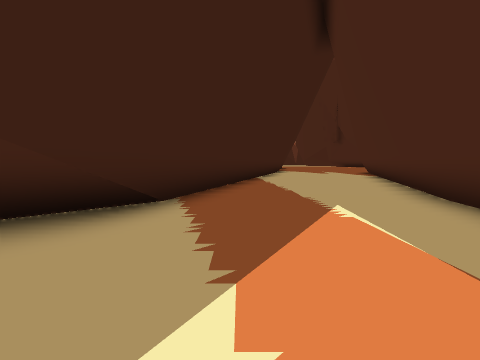
view 1 (above)

16 first-person views from a walk through a scene from a Unity 3-D project. The camera is 1.5 m above the floor, tilts 4° down and sees 85° across. The floor is counted in squares, 2 m on a side. Each view is taken from the middle of a square. On the plan, view 1 faces up. The plan holds only what a view shows up to about 9 squares ahead; the rest is blank. The place goes on beyond the plan. The player is left out.

view 2
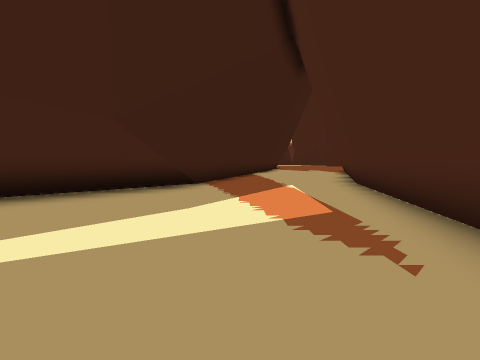

view 3
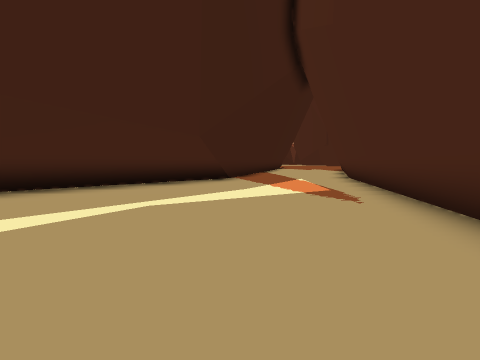

view 4
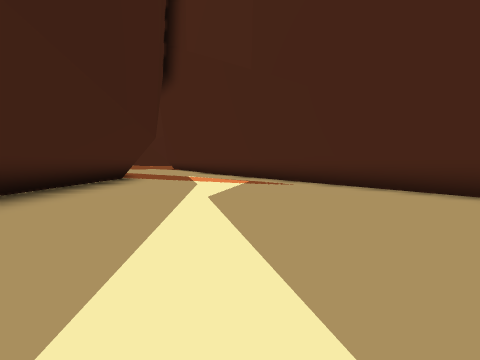

view 5
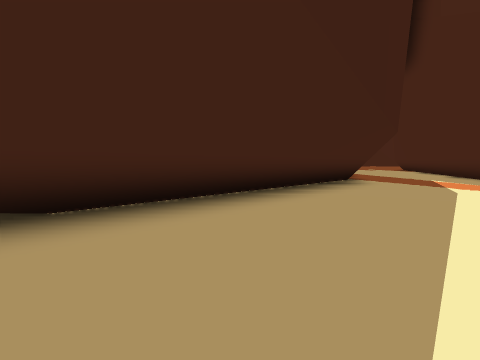

view 6
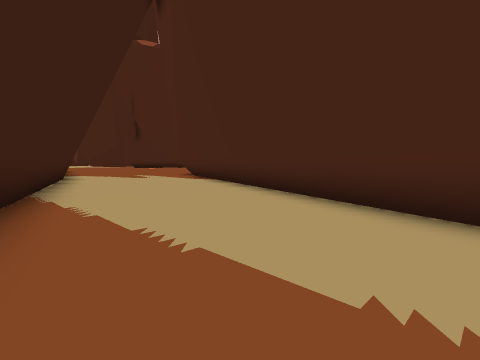

view 7
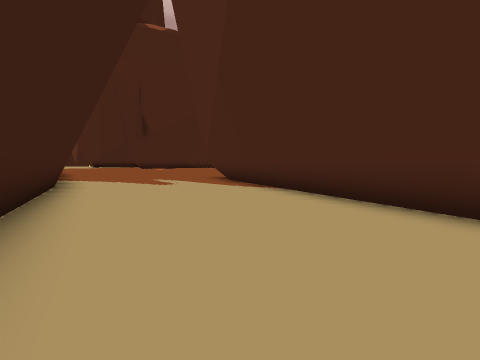

view 8
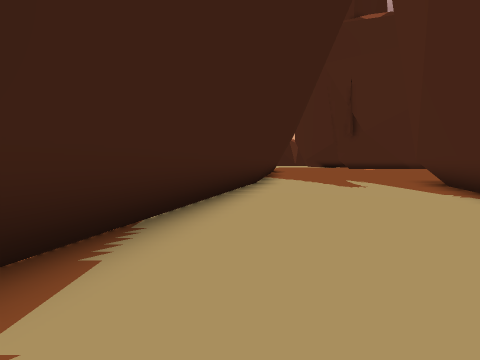

view 9
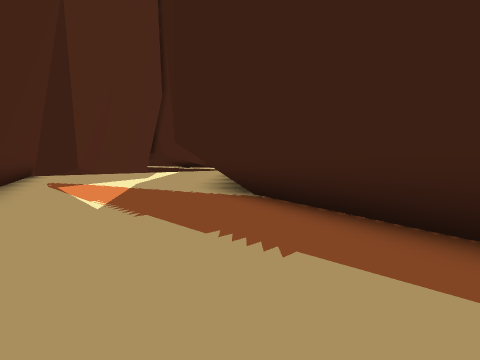

view 10
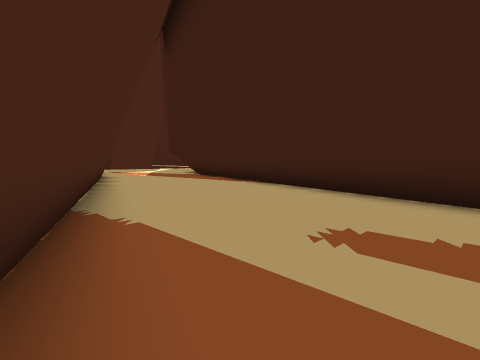

view 11
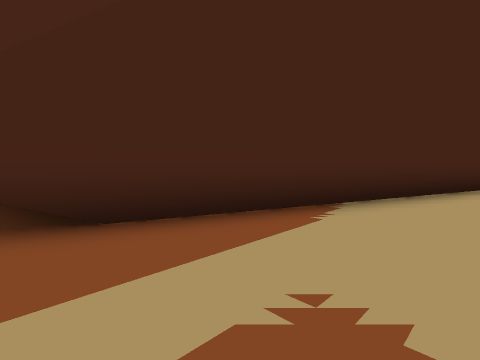

view 12
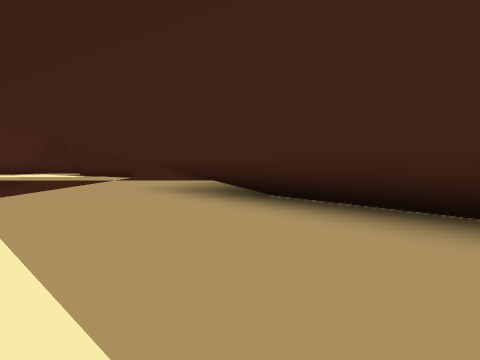

view 13
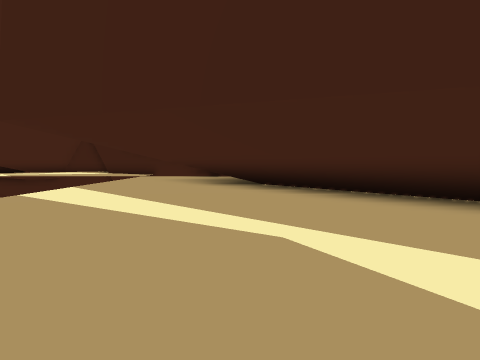

view 14
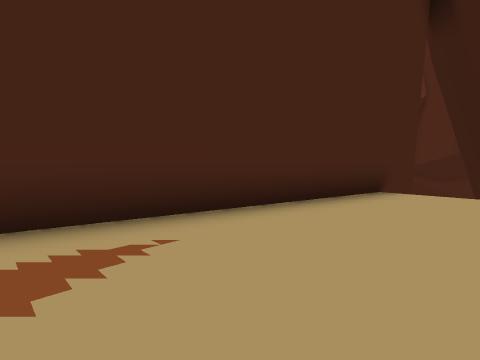

view 15
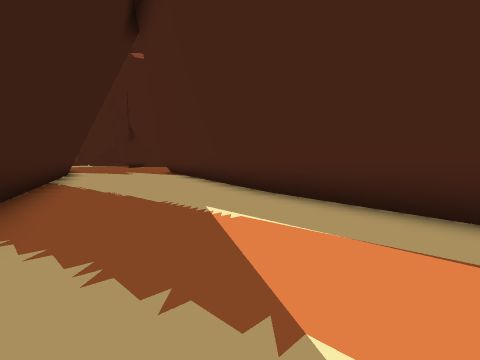

view 16
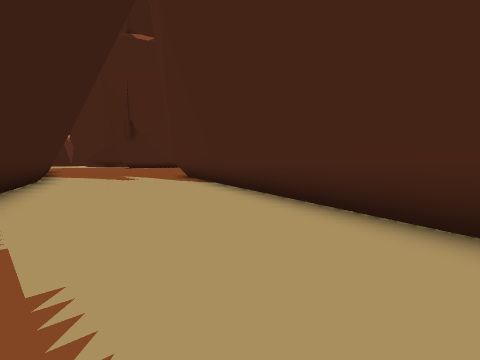

### Floor plan
Key: @ floor where view 1 was taken; # wall or solid block; . floor.
Columns run from 12 left of view 1 to 9 right of it. Each row starts with its distance up from view 1.
 18               ##.....#
 17               #.....##
 16               #.....#
 15              ##.....#
 14              #.....##
 13              #.....#
 12             ##.....#
 11             #.....##
 10             #.....#
  9             #....##
  8            ##....#
  7            #.....#
  6            #....##
  5           ##....#
  4           #.....#
  3          ##.....#
  2         ##.....##
  1        ##......#
  0       ##....@..#
 -1      ##........#
 -2     ##........##
 -3    ##.........#
 -4   ##..........#
 -5   #...........#
 -6 ..............#
 -7 .............##
 -8              #

Positions as (right, up) in squares from view 1, and headings:
1: (0, 0), facing up
2: (0, -4), facing up
3: (-1, -7), facing up
4: (-6, -7), facing up-right
5: (-6, -6), facing up
6: (0, 5), facing up-right
7: (1, 9), facing up-right
8: (2, 9), facing up
9: (3, 9), facing down-left
10: (8, 18), facing down-left
11: (5, 18), facing down-right
12: (-3, -3), facing left
13: (0, -3), facing left
14: (-1, -1), facing down-right
15: (-1, 1), facing up-right
16: (1, 6), facing up-right
